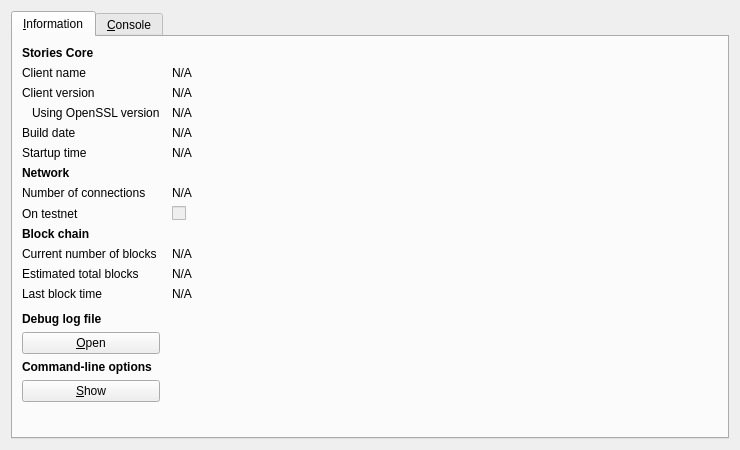
<?xml version="1.0" encoding="UTF-8"?>
<ui version="4.0">
 <class>RPCConsole</class>
 <widget class="QDialog" name="RPCConsole">
  <property name="geometry">
   <rect>
    <x>0</x>
    <y>0</y>
    <width>740</width>
    <height>450</height>
   </rect>
  </property>
  <property name="windowTitle">
   <string>Stories - Debug window</string>
  </property>
  <layout class="QVBoxLayout" name="verticalLayout_2">
   <item>
    <widget class="QTabWidget" name="tabWidget">
     <property name="currentIndex">
      <number>0</number>
     </property>
     <widget class="QWidget" name="tab_info">
      <attribute name="title">
       <string>&amp;Information</string>
      </attribute>
      <layout class="QGridLayout" name="gridLayout" columnstretch="0,1">
       <property name="horizontalSpacing">
        <number>12</number>
       </property>
       <item row="0" column="0">
        <widget class="QLabel" name="label_9">
         <property name="font">
          <font>
           <weight>75</weight>
           <bold>true</bold>
          </font>
         </property>
         <property name="text">
          <string>Stories Core</string>
         </property>
        </widget>
       </item>
       <item row="1" column="0">
        <widget class="QLabel" name="label_5">
         <property name="text">
          <string>Client name</string>
         </property>
        </widget>
       </item>
       <item row="1" column="1">
        <widget class="QLabel" name="clientName">
         <property name="cursor">
          <cursorShape>IBeamCursor</cursorShape>
         </property>
         <property name="text">
          <string>N/A</string>
         </property>
         <property name="textFormat">
          <enum>Qt::PlainText</enum>
         </property>
         <property name="textInteractionFlags">
          <set>Qt::LinksAccessibleByMouse|Qt::TextSelectableByKeyboard|Qt::TextSelectableByMouse</set>
         </property>
        </widget>
       </item>
       <item row="2" column="0">
        <widget class="QLabel" name="label_6">
         <property name="text">
          <string>Client version</string>
         </property>
        </widget>
       </item>
       <item row="2" column="1">
        <widget class="QLabel" name="clientVersion">
         <property name="cursor">
          <cursorShape>IBeamCursor</cursorShape>
         </property>
         <property name="text">
          <string>N/A</string>
         </property>
         <property name="textFormat">
          <enum>Qt::PlainText</enum>
         </property>
         <property name="textInteractionFlags">
          <set>Qt::LinksAccessibleByMouse|Qt::TextSelectableByKeyboard|Qt::TextSelectableByMouse</set>
         </property>
        </widget>
       </item>
       <item row="3" column="0">
        <widget class="QLabel" name="label_14">
         <property name="text">
          <string>Using OpenSSL version</string>
         </property>
         <property name="indent">
          <number>10</number>
         </property>
        </widget>
       </item>
       <item row="3" column="1">
        <widget class="QLabel" name="openSSLVersion">
         <property name="cursor">
          <cursorShape>IBeamCursor</cursorShape>
         </property>
         <property name="text">
          <string>N/A</string>
         </property>
         <property name="textFormat">
          <enum>Qt::PlainText</enum>
         </property>
         <property name="textInteractionFlags">
          <set>Qt::LinksAccessibleByMouse|Qt::TextSelectableByKeyboard|Qt::TextSelectableByMouse</set>
         </property>
        </widget>
       </item>
       <item row="4" column="0">
        <widget class="QLabel" name="label_12">
         <property name="text">
          <string>Build date</string>
         </property>
        </widget>
       </item>
       <item row="4" column="1">
        <widget class="QLabel" name="buildDate">
         <property name="cursor">
          <cursorShape>IBeamCursor</cursorShape>
         </property>
         <property name="text">
          <string>N/A</string>
         </property>
         <property name="textFormat">
          <enum>Qt::PlainText</enum>
         </property>
         <property name="textInteractionFlags">
          <set>Qt::LinksAccessibleByMouse|Qt::TextSelectableByKeyboard|Qt::TextSelectableByMouse</set>
         </property>
        </widget>
       </item>
       <item row="5" column="0">
        <widget class="QLabel" name="label_13">
         <property name="text">
          <string>Startup time</string>
         </property>
        </widget>
       </item>
       <item row="5" column="1">
        <widget class="QLabel" name="startupTime">
         <property name="cursor">
          <cursorShape>IBeamCursor</cursorShape>
         </property>
         <property name="text">
          <string>N/A</string>
         </property>
         <property name="textFormat">
          <enum>Qt::PlainText</enum>
         </property>
         <property name="textInteractionFlags">
          <set>Qt::LinksAccessibleByMouse|Qt::TextSelectableByKeyboard|Qt::TextSelectableByMouse</set>
         </property>
        </widget>
       </item>
       <item row="6" column="0">
        <widget class="QLabel" name="label_11">
         <property name="font">
          <font>
           <weight>75</weight>
           <bold>true</bold>
          </font>
         </property>
         <property name="text">
          <string>Network</string>
         </property>
        </widget>
       </item>
       <item row="7" column="0">
        <widget class="QLabel" name="label_7">
         <property name="text">
          <string>Number of connections</string>
         </property>
        </widget>
       </item>
       <item row="7" column="1">
        <widget class="QLabel" name="numberOfConnections">
         <property name="cursor">
          <cursorShape>IBeamCursor</cursorShape>
         </property>
         <property name="text">
          <string>N/A</string>
         </property>
         <property name="textFormat">
          <enum>Qt::PlainText</enum>
         </property>
         <property name="textInteractionFlags">
          <set>Qt::LinksAccessibleByMouse|Qt::TextSelectableByKeyboard|Qt::TextSelectableByMouse</set>
         </property>
        </widget>
       </item>
       <item row="8" column="0">
        <widget class="QLabel" name="label_8">
         <property name="text">
          <string>On testnet</string>
         </property>
        </widget>
       </item>
       <item row="8" column="1">
        <widget class="QCheckBox" name="isTestNet">
         <property name="enabled">
          <bool>false</bool>
         </property>
         <property name="text">
          <string/>
         </property>
        </widget>
       </item>
       <item row="9" column="0">
        <widget class="QLabel" name="label_10">
         <property name="font">
          <font>
           <weight>75</weight>
           <bold>true</bold>
          </font>
         </property>
         <property name="text">
          <string>Block chain</string>
         </property>
        </widget>
       </item>
       <item row="10" column="0">
        <widget class="QLabel" name="label_3">
         <property name="text">
          <string>Current number of blocks</string>
         </property>
        </widget>
       </item>
       <item row="10" column="1">
        <widget class="QLabel" name="numberOfBlocks">
         <property name="cursor">
          <cursorShape>IBeamCursor</cursorShape>
         </property>
         <property name="text">
          <string>N/A</string>
         </property>
         <property name="textFormat">
          <enum>Qt::PlainText</enum>
         </property>
         <property name="textInteractionFlags">
          <set>Qt::LinksAccessibleByMouse|Qt::TextSelectableByKeyboard|Qt::TextSelectableByMouse</set>
         </property>
        </widget>
       </item>
       <item row="11" column="0">
        <widget class="QLabel" name="label_4">
         <property name="text">
          <string>Estimated total blocks</string>
         </property>
        </widget>
       </item>
       <item row="11" column="1">
        <widget class="QLabel" name="totalBlocks">
         <property name="cursor">
          <cursorShape>IBeamCursor</cursorShape>
         </property>
         <property name="text">
          <string>N/A</string>
         </property>
         <property name="textFormat">
          <enum>Qt::PlainText</enum>
         </property>
         <property name="textInteractionFlags">
          <set>Qt::LinksAccessibleByMouse|Qt::TextSelectableByKeyboard|Qt::TextSelectableByMouse</set>
         </property>
        </widget>
       </item>
       <item row="12" column="0">
        <widget class="QLabel" name="label_2">
         <property name="text">
          <string>Last block time</string>
         </property>
        </widget>
       </item>
       <item row="12" column="1">
        <widget class="QLabel" name="lastBlockTime">
         <property name="cursor">
          <cursorShape>IBeamCursor</cursorShape>
         </property>
         <property name="text">
          <string>N/A</string>
         </property>
         <property name="textFormat">
          <enum>Qt::PlainText</enum>
         </property>
         <property name="textInteractionFlags">
          <set>Qt::LinksAccessibleByMouse|Qt::TextSelectableByKeyboard|Qt::TextSelectableByMouse</set>
         </property>
        </widget>
       </item>
       <item row="13" column="0">
        <spacer name="verticalSpacer_2">
         <property name="orientation">
          <enum>Qt::Vertical</enum>
         </property>
         <property name="sizeHint" stdset="0">
          <size>
           <width>20</width>
           <height>20</height>
          </size>
         </property>
        </spacer>
       </item>
       <item row="14" column="0">
        <widget class="QLabel" name="labelDebugLogfile">
         <property name="font">
          <font>
           <weight>75</weight>
           <bold>true</bold>
          </font>
         </property>
         <property name="text">
          <string>Debug log file</string>
         </property>
        </widget>
       </item>
       <item row="15" column="0">
        <widget class="QPushButton" name="openDebugLogfileButton">
         <property name="toolTip">
          <string>Open the Stories debug log file from the current data directory. This can take a few seconds for large log files.</string>
         </property>
         <property name="text">
          <string>&amp;Open</string>
         </property>
         <property name="autoDefault">
          <bool>false</bool>
         </property>
        </widget>
       </item>
       <item row="16" column="0">
        <widget class="QLabel" name="labelCLOptions">
         <property name="font">
          <font>
           <weight>75</weight>
           <bold>true</bold>
          </font>
         </property>
         <property name="text">
          <string>Command-line options</string>
         </property>
        </widget>
       </item>
       <item row="17" column="0">
        <widget class="QPushButton" name="showCLOptionsButton">
         <property name="toolTip">
          <string>Show the Stories-Qt help message to get a list with possible Stories command-line options.</string>
         </property>
         <property name="text">
          <string>&amp;Show</string>
         </property>
         <property name="autoDefault">
          <bool>false</bool>
         </property>
        </widget>
       </item>
       <item row="18" column="0">
        <spacer name="verticalSpacer">
         <property name="orientation">
          <enum>Qt::Vertical</enum>
         </property>
         <property name="sizeHint" stdset="0">
          <size>
           <width>20</width>
           <height>40</height>
          </size>
         </property>
        </spacer>
       </item>
      </layout>
     </widget>
     <widget class="QWidget" name="tab_console">
      <attribute name="title">
       <string>&amp;Console</string>
      </attribute>
      <layout class="QVBoxLayout" name="verticalLayout_3">
       <property name="spacing">
        <number>3</number>
       </property>
       <item>
        <widget class="QTextEdit" name="messagesWidget">
         <property name="minimumSize">
          <size>
           <width>0</width>
           <height>100</height>
          </size>
         </property>
         <property name="readOnly">
          <bool>true</bool>
         </property>
         <property name="tabKeyNavigation" stdset="0">
          <bool>false</bool>
         </property>
         <property name="columnCount" stdset="0">
          <number>2</number>
         </property>
        </widget>
       </item>
       <item>
        <layout class="QHBoxLayout" name="horizontalLayout">
         <property name="spacing">
          <number>3</number>
         </property>
         <item>
          <widget class="QLabel" name="label">
           <property name="text">
            <string notr="true">&gt;</string>
           </property>
          </widget>
         </item>
         <item>
          <widget class="QLineEdit" name="lineEdit"/>
         </item>
         <item>
          <widget class="QPushButton" name="clearButton">
           <property name="maximumSize">
            <size>
             <width>24</width>
             <height>24</height>
            </size>
           </property>
           <property name="toolTip">
            <string>Clear console</string>
           </property>
           <property name="text">
            <string/>
           </property>
           <property name="icon">
            <iconset resource="../bitcoin.qrc">
             <normaloff>:/icons/remove</normaloff>:/icons/remove</iconset>
           </property>
           <property name="shortcut">
            <string notr="true">Ctrl+L</string>
           </property>
           <property name="autoDefault">
            <bool>false</bool>
           </property>
          </widget>
         </item>
        </layout>
       </item>
      </layout>
     </widget>
    </widget>
   </item>
  </layout>
 </widget>
 <resources>
  <include location="../bitcoin.qrc"/>
 </resources>
 <connections/>
</ui>
